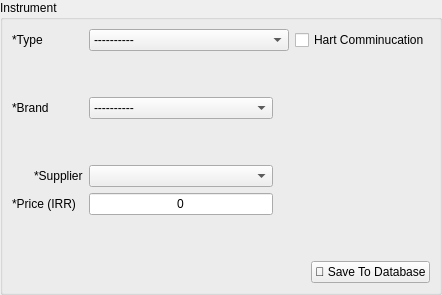
      <widget class="QWidget" name="instrument">
       <layout class="QGridLayout" name="gridLayout_8">
        <property name="leftMargin">
         <number>0</number>
        </property>
        <property name="topMargin">
         <number>0</number>
        </property>
        <property name="rightMargin">
         <number>0</number>
        </property>
        <property name="bottomMargin">
         <number>0</number>
        </property>
        <property name="spacing">
         <number>0</number>
        </property>
        <item row="0" column="0">
         <widget class="QGroupBox" name="groupBox_10">
          <property name="title">
           <string>Instrument</string>
          </property>
          <layout class="QGridLayout" name="gridLayout_20">
           <item row="5" column="3">
            <widget class="QComboBox" name="instrument_supplier_list">
             <property name="maximumSize">
              <size>
               <width>184</width>
               <height>16777215</height>
              </size>
             </property>
            </widget>
           </item>
           <item row="3" column="0" colspan="2">
            <widget class="QLabel" name="label_74">
             <property name="maximumSize">
              <size>
               <width>16777215</width>
               <height>16777215</height>
              </size>
             </property>
             <property name="text">
              <string>*Brand</string>
             </property>
            </widget>
           </item>
           <item row="5" column="4" colspan="2">
            <spacer name="horizontalSpacer_10">
             <property name="orientation">
              <enum>Qt::Horizontal</enum>
             </property>
             <property name="sizeHint" stdset="0">
              <size>
               <width>40</width>
               <height>20</height>
              </size>
             </property>
            </spacer>
           </item>
           <item row="2" column="3">
            <spacer name="verticalSpacer_27">
             <property name="orientation">
              <enum>Qt::Vertical</enum>
             </property>
             <property name="sizeType">
              <enum>QSizePolicy::Minimum</enum>
             </property>
             <property name="sizeHint" stdset="0">
              <size>
               <width>20</width>
               <height>40</height>
              </size>
             </property>
            </spacer>
           </item>
           <item row="8" column="3">
            <spacer name="verticalSpacer_25">
             <property name="orientation">
              <enum>Qt::Vertical</enum>
             </property>
             <property name="sizeHint" stdset="0">
              <size>
               <width>20</width>
               <height>40</height>
              </size>
             </property>
            </spacer>
           </item>
           <item row="3" column="3">
            <widget class="QComboBox" name="instrument_brand">
             <property name="maximumSize">
              <size>
               <width>184</width>
               <height>16777215</height>
              </size>
             </property>
             <item>
              <property name="text">
               <string>----------</string>
              </property>
             </item>
             <item>
              <property name="text">
               <string>Rosemount</string>
              </property>
             </item>
             <item>
              <property name="text">
               <string>Endress Hauser</string>
              </property>
             </item>
             <item>
              <property name="text">
               <string>DBL</string>
              </property>
             </item>
             <item>
              <property name="text">
               <string>ABB</string>
              </property>
             </item>
             <item>
              <property name="text">
               <string>WIKA</string>
              </property>
             </item>
             <item>
              <property name="text">
               <string>Danfoss</string>
              </property>
             </item>
             <item>
              <property name="text">
               <string>JUMO</string>
              </property>
             </item>
             <item>
              <property name="text">
               <string>Telemecanique</string>
              </property>
             </item>
             <item>
              <property name="text">
               <string>IFM</string>
              </property>
             </item>
             <item>
              <property name="text">
               <string>United Electric</string>
              </property>
             </item>
            </widget>
           </item>
           <item row="1" column="3">
            <widget class="QComboBox" name="instrument_type">
             <property name="minimumSize">
              <size>
               <width>200</width>
               <height>0</height>
              </size>
             </property>
             <property name="maximumSize">
              <size>
               <width>200</width>
               <height>16777215</height>
              </size>
             </property>
             <item>
              <property name="text">
               <string>----------</string>
              </property>
             </item>
             <item>
              <property name="text">
               <string>Delta Pressure Transmitter</string>
              </property>
             </item>
             <item>
              <property name="text">
               <string>Delta Pressure Switch</string>
              </property>
             </item>
             <item>
              <property name="text">
               <string>Pressure Transmitter</string>
              </property>
             </item>
             <item>
              <property name="text">
               <string>Pressure Switch</string>
              </property>
             </item>
             <item>
              <property name="text">
               <string>Pressure Gauge</string>
              </property>
             </item>
             <item>
              <property name="text">
               <string>Temperature Transmitter</string>
              </property>
             </item>
             <item>
              <property name="text">
               <string>Proximity Switch</string>
              </property>
             </item>
             <item>
              <property name="text">
               <string>Speed Detector</string>
              </property>
             </item>
             <item>
              <property name="text">
               <string>Vibration Transmitter</string>
              </property>
             </item>
             <item>
              <property name="text">
               <string>Level Switch</string>
              </property>
             </item>
             <item>
              <property name="text">
               <string>Level Transmitter</string>
              </property>
             </item>
             <item>
              <property name="text">
               <string>2 Ways Manifold</string>
              </property>
             </item>
             <item>
              <property name="text">
               <string>3 Ways Manifold</string>
              </property>
             </item>
             <item>
              <property name="text">
               <string>Delta Pressure Transmitter Calibration</string>
              </property>
             </item>
             <item>
              <property name="text">
               <string>Delta Pressure Switch Calibration</string>
              </property>
             </item>
             <item>
              <property name="text">
               <string>Pressure Transmitter Calibration</string>
              </property>
             </item>
             <item>
              <property name="text">
               <string>Pressure Switch Calibration</string>
              </property>
             </item>
             <item>
              <property name="text">
               <string>Pressure Gauge Calibration</string>
              </property>
             </item>
             <item>
              <property name="text">
               <string>Temperature Transmitter Calibration</string>
              </property>
             </item>
             <item>
              <property name="text">
               <string>Vibration Transmitter Calibration</string>
              </property>
             </item>
             <item>
              <property name="text">
               <string>Level Transmitter Calibration</string>
              </property>
             </item>
             <item>
              <property name="text">
               <string>Level Switch Calibration</string>
              </property>
             </item>
            </widget>
           </item>
           <item row="1" column="4" colspan="2">
            <widget class="QCheckBox" name="instrument_has_hart">
             <property name="text">
              <string>Hart Comminucation</string>
             </property>
            </widget>
           </item>
           <item row="7" column="3">
            <widget class="QLineEdit" name="instrument_price">
             <property name="maximumSize">
              <size>
               <width>184</width>
               <height>16777215</height>
              </size>
             </property>
             <property name="text">
              <string>0</string>
             </property>
             <property name="alignment">
              <set>Qt::AlignCenter</set>
             </property>
            </widget>
           </item>
           <item row="5" column="0">
            <widget class="QPushButton" name="instrument_add_supplier_btn">
             <property name="maximumSize">
              <size>
               <width>16</width>
               <height>16</height>
              </size>
             </property>
             <property name="styleSheet">
              <string notr="true">QPushButton {
    background-color: rgba(0, 0, 0, 0); /* Fully transparent background */
    border: none;                      /* Optional: remove the border */
}
QPushButton:hover {
	color: #d3dae3;
	padding: 2px;
	background-color: #F77F00;
}

QPushButton:pressed {
	color: #d3dae3;
	padding: 2px;
	background-color: #F77F00;
}
QPushButton:pressed {
	color: #d3dae3;
	padding: 2px;
	background-color: #2c2f2f;
}</string>
             </property>
             <property name="text">
              <string/>
             </property>
             <property name="icon">
              <iconset>
               <normaloff>../../assets/plus.png</normaloff>../../assets/plus.png</iconset>
             </property>
            </widget>
           </item>
           <item row="1" column="0" colspan="2">
            <widget class="QLabel" name="label_71">
             <property name="maximumSize">
              <size>
               <width>16777215</width>
               <height>16777215</height>
              </size>
             </property>
             <property name="text">
              <string>*Type</string>
             </property>
            </widget>
           </item>
           <item row="4" column="3">
            <spacer name="verticalSpacer_26">
             <property name="orientation">
              <enum>Qt::Vertical</enum>
             </property>
             <property name="sizeType">
              <enum>QSizePolicy::Minimum</enum>
             </property>
             <property name="sizeHint" stdset="0">
              <size>
               <width>20</width>
               <height>40</height>
              </size>
             </property>
            </spacer>
           </item>
           <item row="5" column="1">
            <widget class="QLabel" name="label_72">
             <property name="maximumSize">
              <size>
               <width>51</width>
               <height>16777215</height>
              </size>
             </property>
             <property name="text">
              <string>*Supplier</string>
             </property>
            </widget>
           </item>
           <item row="7" column="0" colspan="2">
            <widget class="QLabel" name="label_73">
             <property name="maximumSize">
              <size>
               <width>16777215</width>
               <height>16777215</height>
              </size>
             </property>
             <property name="text">
              <string>*Price (IRR)</string>
             </property>
            </widget>
           </item>
           <item row="9" column="5">
            <widget class="QPushButton" name="instrument_save_btn">
             <property name="maximumSize">
              <size>
               <width>150</width>
               <height>16777215</height>
              </size>
             </property>
             <property name="text">
              <string>💾 Save To Database</string>
             </property>
            </widget>
           </item>
          </layout>
         </widget>
        </item>
       </layout>
      </widget>
